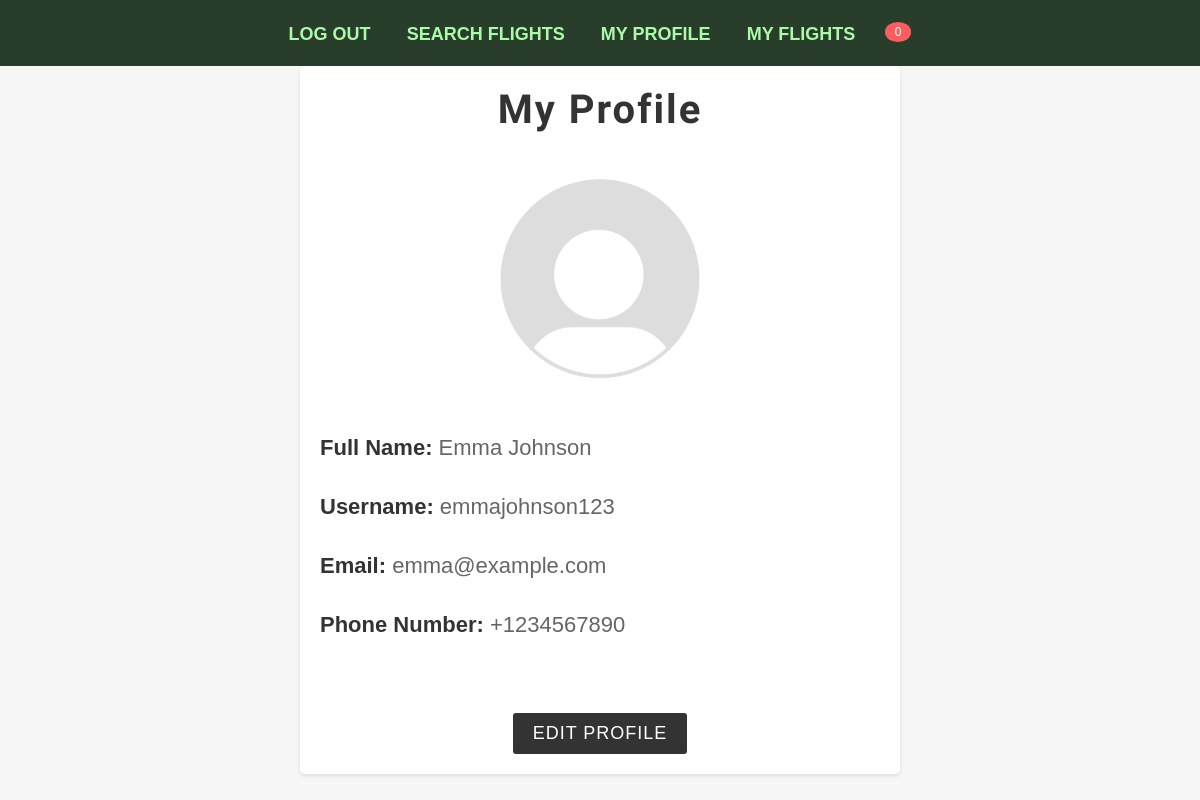
/HTML/myProfile.php (signed in), run on the app's committed database.
### tables this page shows
CREATE TABLE Passengers (
    passenger_id INT AUTO_INCREMENT PRIMARY KEY,
    passenger_fullname VARCHAR(100) NOT NULL,
    passenger_username VARCHAR(100) NOT NULL,
    passenger_email VARCHAR(100) NOT NULL,
    passenger_password VARCHAR(100) NOT NULL,
    passenger_phone VARCHAR(20) NOT NULL, 
    passenger_notifications TINYINT(1),
    packages_no INT,
    FOREIGN KEY (packages_no) REFERENCES Packages(packages_no),
    UNIQUE(passenger_username)
);

### HTML/myProfile.php (the view, shortened to what this page needs)
<?php
include('navbarClient.php');
require_once('config.php');
if (isset($_SESSION['username'])) {
    $username = $_SESSION['username'];
    $sql = "SELECT * FROM passengers WHERE passenger_username = '$username'";
    $result = mysqli_query($conn, $sql);
    if ($result && mysqli_num_rows($result) > 0) {
        $user = mysqli_fetch_assoc($result);
        $fullName = $user['passenger_fullname'];
        $email = $user['passenger_email'];
        $phoneNumber = $user['passenger_phone'];
        $username = $user['passenger_username'];
    } else {
        echo "User not found";
        exit();
    }
} else {
    exit();
}
?>
<!DOCTYPE html>
<html>
<head>
</head>
<body>
    <div class="container">
        <div class="profile-header">
            <h1>My Profile</h1>
            <br>
        </div>
        <div class="profile-info">
        <img src="http://localhost/Flight-Booking-System/img/Default_pfp.png" alt="Profile Photo">
        <br>
        <br>
            <p><strong>Full Name:</strong> <?php echo $fullName; ?></p>
            <br>
            <p><strong>Username:</strong> <?php echo $username; ?></p>
            <br>
            <p><strong>Email:</strong> <?php echo $email; ?></p>
            <br>
            <p><strong>Phone Number:</strong> <?php echo $phoneNumber; ?></p>
            <br>
            <br>
        </div>
        <div class="profile-actions" id="edit-profile">
            <button class="edit-profile">Edit Profile</button>
        </div>
    </div>
</body>
</html>

### HTML/navbarClient.php (style rules this page uses)
body { margin: 0; }

### HTML/myProfile.php (style rules this page uses)
* { box-sizing: border-box; }
body { font-family: 'PT Sans', sans-serif; background-color: #f7f7f7; font-size: 22px; }
.container { max-width: 600px; margin: 0 auto; background-color: #fff; border-radius: 5px; padding: 20px; box-shadow: 0 2px 4px rgba(0, 0, 0, 0.1); }
.profile-header { text-align: center; margin-bottom: 20px; }
.profile-header h1 { font-family: 'Montserrat Alternates', sans-serif; margin: 0; font-size: 40px; color: #333; letter-spacing: 2px; }
.profile-info { margin-bottom: 20px; }
.profile-info p { margin: 0; color: #666; line-height: 1.5; }
.profile-info p strong { color: #333; }
.profile-actions { text-align: center; }
.profile-actions .edit-profile { background-color: #333; color: #fff; border: none; padding: 10px 20px; border-radius: 3px; cursor: pointer; font-size: 18px; transition: background-color 0.3s ease; text-transform: uppercase; letter-spacing: 1px; }
.profile-info img { display: block; margin: 0 auto; width: 200px; height: 200px; }

### data on the page
passengers: passenger_fullname "Emma Johnson", passenger_username "emmajohnson123", passenger_email "emma@example.com", passenger_phone "+1234567890"

### other printed values
$NUMBER "0"
